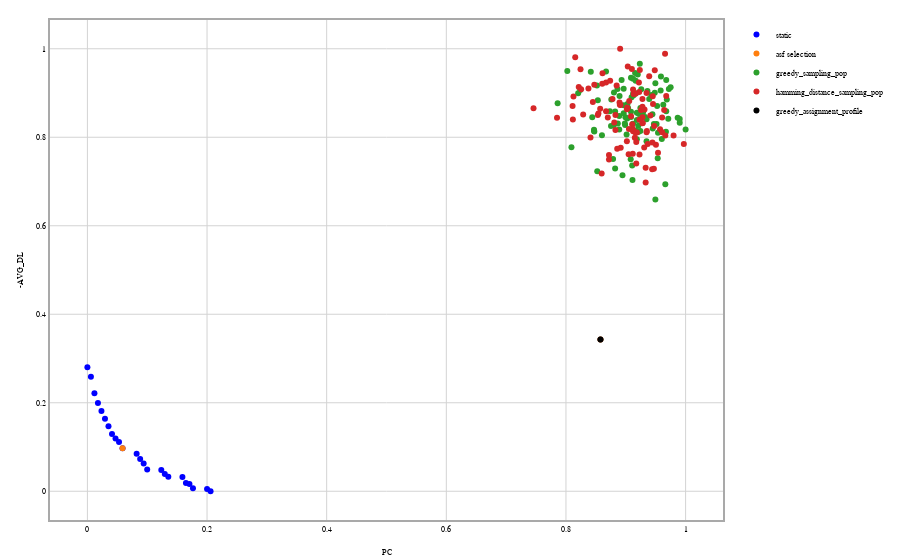
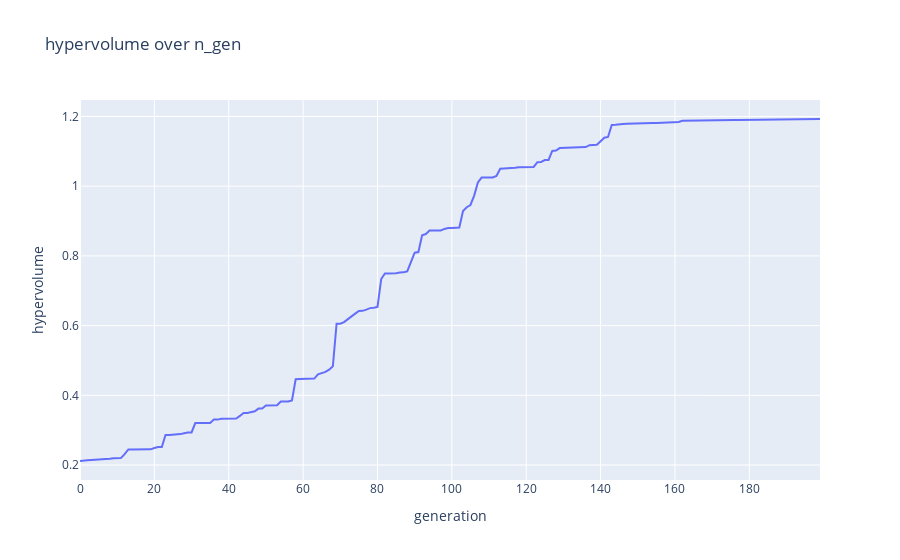

Notebook code cell kept with these figures, in order:
### Code cell
fig0 = go.Figure()
fig0.update_layout(
    xaxis_title="PC",
    yaxis_title="-AVG_DL",
    template=template_one_diagram,
    showlegend=True
    )
asf_selection_point = (1,2)

##### add paretofronts of all configs
for index, pareto_front in enumerate(pareto_fronts):

    fig0.add_trace(
        go.Scatter(
            x=np.array(paretor_fronts_normalized[index])[:,0],
            y=np.array(paretor_fronts_normalized[index])[:,1],
            mode='markers',
            line={"color": evo_color},
            name=config_names[index],
            )
        )
    
    i_2 = asf_select(np.array(pareto_front))
  
    fig0.add_trace(
    go.Scatter(
        x=np.array(paretor_fronts_normalized[index][i_2][0]),
        y=np.array(paretor_fronts_normalized[index][i_2][1]),
        mode='markers',
        name= "asf selection",
        # opacity= 0.5,
        # marker=dict(size=10)
        )
    )
    asf_selection_point= ( paretor_fronts_normalized[index][i_2][0], paretor_fronts_normalized[index][i_2][1])

##### add rssi sampling population

fig0.add_trace(
     go.Scatter(
        x=sampling_pop_objecitve_space_normalized[:,0],
        y=sampling_pop_objecitve_space_normalized[:,1],
        mode='markers',
        # line={"color": greedy_color},
        name= "greedy_sampling_pop",
        )
    )
#### add hamming_distance sampling pop
fig0.add_trace(
     go.Scatter(
        x=hamming_distance_sampling_pop_objecitve_space_normalized[:,0],
        y=hamming_distance_sampling_pop_objecitve_space_normalized[:,1],
        mode='markers',
        # line={"color": greedy_color},
        name= "hamming_distance_sampling_pop",
        )
    )
###### highlight greedy assignment activation profile

fig0.add_trace(
    go.Scatter(
        x=np.array(sampling_pop_objecitve_space_normalized[-1][0]),
        y=np.array(sampling_pop_objecitve_space_normalized[-1][1]),
        mode='markers',
        name= "greedy_assignment_profile",
        line={"color": greedy_color},
        )
    )
i = asf_select(sampling_pop_objecitve_space)

# fig0.add_trace(
#     go.Scatter(
#         x=[sampling_pop_objecitve_space_noramlized[i][0],sampling_pop_objecitve_space_noramlized[i][0], asf_selection_point[0], asf_selection_point[0]],
#         y=[sampling_pop_objecitve_space_noramlized[i][1], asf_selection_point[1], asf_selection_point[1], sampling_pop_objecitve_space_noramlized[i][1]],
#         fill="toself",
#         mode="lines+text",
#         line_width=0,
#     )
# )

# volume = (asf_selection_point[0]-sampling_pop_objecitve_space_noramlized[i][0])*(asf_selection_point[1]-sampling_pop_objecitve_space_noramlized[i][1])

# fig0.add_annotation(
#     x=0.6, y=0.6, text=round(volume,4),
#     showarrow=False,
#     font=dict(
#             size=16,
#             ),
#     )

fig2 = go.Figure()
fig2.update_layout(
    title="hypervolume over n_gen",
    xaxis_title="generation",
    yaxis_title="hypervolume")

for index, hyper_volume_history in enumerate(hyper_volume_histories):
    fig2.add_trace(
        go.Scatter(
            x=list(range(0, len(hyper_volume_history))),
            y=hyper_volume_history,
            mode='lines',
            name=config_names[index],
            ))


# fig1.show()
fig0.show()
# fig0.write_image(f"./diagrams/paretofront_{network_name}.pdf")
# fig0.write_image(f"./diagrams/{network_name}_static_opt_example.pdf")
remove_blank_page("./diagrams/")
fig2.show()

### Figure 1 — Plotly figure (JSON) as saved in the notebook; plotly's stock layout.template omitted (floating-point values rounded to 4 significant figures)
{"data": [{"line": {"color": "blue"}, "mode": "markers", "name": "static", "type": "scatter", "x": [0, 0.1647, 0.05875, 0.047, 0.2, 0.1353, 0.01175, 0.1588, 0.09407, 0.1765, 0.005875, 0.09995, 0.08232, 0.2059, 0.05288, 0.1294, 0.1706, 0.1235, 0.04113, 0.0235, 0.01763, 0.03525, 0.0882, 0.02938], "y": [0.2803, 0.01843, 0.0969, 0.1191, 0.005049, 0.03293, 0.2217, 0.03242, 0.06272, 0.006756, 0.2585, 0.04927, 0.08503, 0, 0.1112, 0.03906, 0.01625, 0.048, 0.1296, 0.1812, 0.1994, 0.1467, 0.07309, 0.1638]}, {"mode": "markers", "name": "asf selection", "type": "scatter", "x": [0.05875], "y": [0.0969]}, {"mode": "markers", "name": "greedy_sampling_pop", "type": "scatter", "x": [0.9244, 0.9671, 0.92, 0.8602, 0.8238, 0.9097, 0.9259, 0.9235, 0.8822, 0.9024, 0.9107, 0.9495, 0.9392, 0.8891, 0.8945, 0.947, 0.8518, 0.8964, 0.8803, 0.975, 0.9185, 0.8989, 0.867, 0.8788, 0.9451, 0.8523, 0.8822, 0.9028, 0.8798, 0.9534, 0.9014, 0.8753, 0.9082, 0.972, 0.922, 0.9166, 0.921, 0.9323, 0.9661, 0.9087, 0.9539, 0.8469, 0.8415, 0.9588, 0.8469, 0.9602, 0.9038, 0.9676, 0.9426, 0.9495, 0.8204, 0.971, 0.9627, 0.8022, 0.9686, 0.8891, 0.9676, 0.8758, 0.9087, 0.8994, 0.8867, 0.9087, 0.9347, 1, 0.9902, 0.921, 0.9121, 0.8092, 0.9902, 0.7861, 0.9185, 0.9156, 0.8474, 0.9112, 0.9131, 0.893, 0.9524, 0.9171, 0.9185, 0.9121, 0.9288, 0.8533, 0.9445, 0.8439, 0.8734, 0.9362, 0.9583, 0.8965, 0.9175, 0.9485, 0.9867, 0.9514, 0.8896, 0.8861, 0.9121, 0.8984, 0.9347, 0.8965, 0.9244, 0.8577], "y": [0.8143, 0.8122, 0.9415, 0.8045, 0.907, 0.8902, 0.9084, 0.9661, 0.7297, 0.8424, 0.7359, 0.6594, 0.8867, 0.8173, 0.714, 0.8299, 0.9167, 0.9098, 0.9011, 0.913, 0.7957, 0.8276, 0.9485, 0.751, 0.8197, 0.7234, 0.8584, 0.8753, 0.8273, 0.7527, 0.8064, 0.8256, 0.7505, 0.9093, 0.8524, 0.9274, 0.8119, 0.8457, 0.6936, 0.8578, 0.8104, 0.8168, 0.9479, 0.9375, 0.8149, 0.7959, 0.8664, 0.9295, 0.8956, 0.922, 0.8995, 0.8419, 0.8736, 0.9499, 0.8856, 0.8482, 0.8587, 0.8853, 0.9342, 0.8455, 0.8311, 0.8455, 0.8408, 0.8176, 0.8412, 0.8262, 0.8302, 0.7772, 0.833, 0.8766, 0.8389, 0.945, 0.8128, 0.7035, 0.8949, 0.9293, 0.8707, 0.8994, 0.8556, 0.9323, 0.8568, 0.8835, 0.852, 0.8451, 0.8589, 0.9043, 0.9059, 0.8543, 0.8147, 0.9008, 0.8441, 0.8298, 0.8931, 0.9092, 0.8986, 0.831, 0.7907, 0.8721, 0.8659, 0.3427]}, {"mode": "markers", "name": "hamming_distance_sampling_pop", "type": "scatter", "x": [0.8376, 0.8808, 0.9185, 0.9225, 0.9284, 0.9117, 0.8611, 0.947, 0.9121, 0.9485, 0.9175, 0.9411, 0.8896, 0.8155, 0.7851, 0.9024, 0.8827, 0.8606, 0.9121, 0.841, 0.8214, 0.9161, 0.8915, 0.9573, 0.8739, 0.9607, 0.8533, 0.9676, 0.8543, 0.9441, 0.867, 0.8857, 0.7458, 0.9175, 0.8116, 0.8778, 0.9799, 0.9278, 0.9332, 0.8288, 0.9053, 0.9107, 0.9058, 0.9504, 0.945, 0.9254, 0.9642, 0.9235, 0.9313, 0.8449, 0.9161, 0.9087, 0.8719, 0.9278, 0.9033, 0.9151, 0.87, 0.8847, 0.9332, 0.9278, 0.867, 0.9347, 0.9175, 0.9229, 0.9656, 0.9539, 0.9117, 0.9229, 0.8911, 0.9278, 0.9018, 0.9308, 0.9445, 0.9347, 0.9018, 0.922, 0.8572, 0.8243, 0.8126, 0.8111, 0.9102, 0.9607, 0.9455, 0.9661, 0.8906, 0.8719, 0.9475, 0.8597, 0.997, 0.9048, 0.8827, 0.9367, 0.8253, 0.9028, 0.8474, 0.9131, 0.8901, 0.9352, 0.9392, 0.8577], "y": [0.9101, 0.8333, 0.8106, 0.9025, 0.832, 0.7626, 0.9446, 0.7288, 0.9078, 0.9512, 0.7891, 0.8494, 0.8788, 0.9809, 0.8441, 0.8674, 0.8165, 0.9211, 0.8138, 0.7992, 0.9138, 0.8108, 0.7765, 0.8179, 0.9279, 0.8444, 0.8506, 0.8935, 0.8538, 0.7279, 0.9236, 0.7742, 0.8658, 0.8108, 0.8401, 0.8862, 0.8042, 0.8316, 0.7314, 0.8515, 0.8188, 0.8296, 0.882, 0.783, 0.8925, 0.8617, 0.8618, 0.952, 0.863, 0.8794, 0.8983, 0.8475, 0.7495, 0.8862, 0.9598, 0.7988, 0.8448, 0.9168, 0.6979, 0.8455, 0.8588, 0.8998, 0.7407, 0.8394, 0.9885, 0.7652, 0.8194, 0.761, 0.8727, 0.8689, 0.8633, 0.777, 0.7879, 0.8113, 0.7907, 0.9237, 0.8646, 0.9538, 0.8922, 0.8705, 0.9542, 0.8111, 0.8754, 0.8039, 1, 0.7602, 0.8252, 0.7183, 0.7846, 0.7615, 0.8504, 0.785, 0.9084, 0.8653, 0.9187, 0.8975, 0.8736, 0.8144, 0.9378, 0.3427]}, {"line": {"color": "black"}, "mode": "markers", "name": "greedy_assignment_profile", "type": "scatter", "x": [0.8577], "y": [0.3427]}], "layout": {"showlegend": true, "xaxis": {"title": {"text": "PC"}}, "yaxis": {"title": {"text": "-AVG_DL"}}}}

### Figure 2 — Plotly figure (JSON) as saved in the notebook; plotly's stock layout.template omitted (floating-point values rounded to 4 significant figures; data arrays with more than 128 entries replaced by an {"elided": "..."} marker saying what was removed)
{"data": [{"mode": "lines", "name": "static", "type": "scatter", "x": {"elided": "200 int values"}, "y": {"elided": "200 float values"}}], "layout": {"title": {"text": "hypervolume over n_gen"}, "xaxis": {"title": {"text": "generation"}}, "yaxis": {"title": {"text": "hypervolume"}}}}
